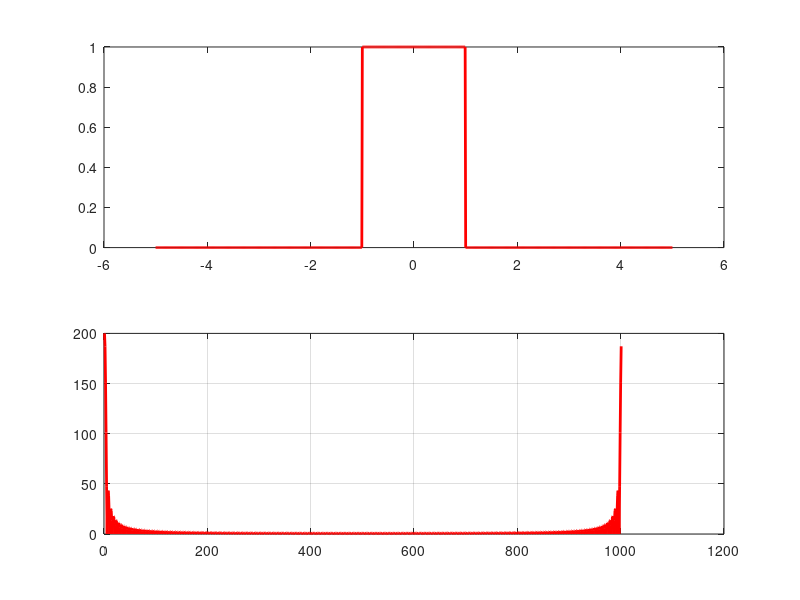

The MATLAB script that drew this image:
%{
---------------------------------------------
This Program was Created by the MATLAB R2014b
Project : Rect Function 
Author : Arash Mehrzadi https://arashmehrzadi.com
Date : 28 May 2021
---------------------------------------------
%}
t=-5:0.01:5;
x= rectpuls(t,2);
subplot(2,1,1);
plot(t,x,'r','LineWidth',2);
fsx= abs(fft(x));
subplot(2,1,2);
plot(fsx,'r','LineWidth',2);
grid on;

